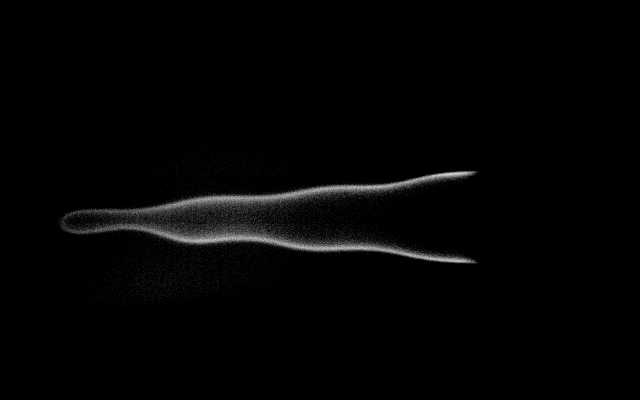
#> input picture bunsen/VOL3_300Hz/input.d/pinchOff-100.png, 1280 x 800 px, given in place of pinchOff-0.png, which was not available (shown at 1/2 size)
$ jupyter execute --allow-errors flame_detection.ipynb   (shell and % lines are left out)   (text cells are left out)
#> lines starting #> are read from the running program, lines starting #| are printed output that depends on the picture; after the words box and inside, x2 and y2 are one past the last pixel; in counts of white or black regions, pixels touching at a corner belong together; pictures that were not available may be replaced by others from this repository, and a replacement may not be noted
[cell 1]
import matplotlib
matplotlib.rcParams['figure.figsize'] = (8,8)

[cell 2]
import imageio
import numpy as np
import matplotlib.pyplot as plt

np_map = imageio.imread("input.d/pinchOff-0.png").T[::-1, ::-1]
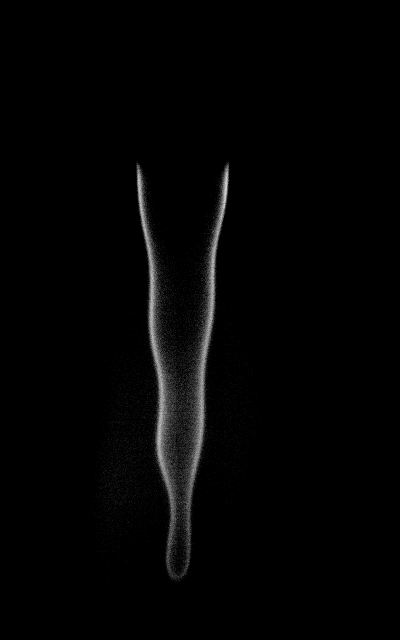
#> np_map: shape (1280, 800) (shown at 1/2 size); min 0, max 39, mean 0.6; drawn with min black and max white
height, width = np_map.shape
#> height = 1280; width = 800
print(height, width)
#| 1280 800

plt.figure(1)
plt.contourf(np_map)
plt.colorbar()
plt.show()
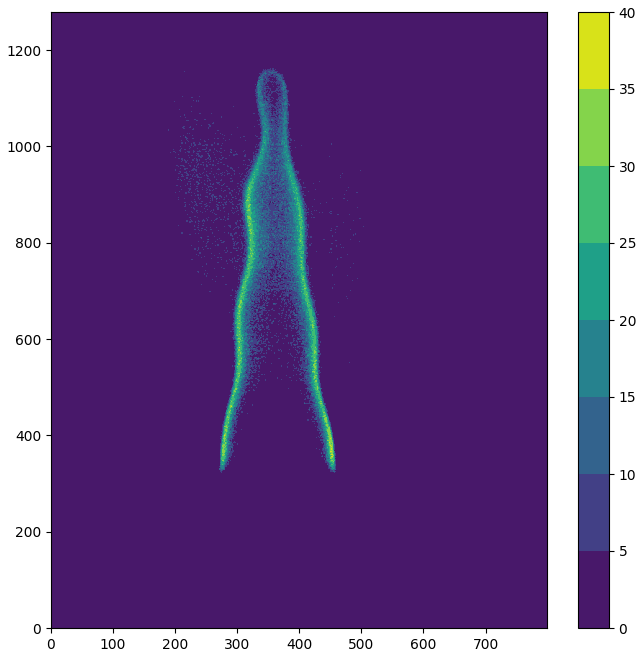
#> figure drawn by matplotlib, 2 panels

[cell 3]
def threshold(np_map, THRESH=55):
#> called with THRESH = 55
    res = np.copy(np_map)
    res[np_map <= THRESH] = False
#> res: shape (1280, 800); 6.15% of pixels changed, all inside (x1, y1, x2, y2) = (175, 306, 531, 1220)
    res[np_map > THRESH] = True
    return res

np_map1 = threshold(np_map)
plt.figure(2)
plt.contourf(np_map1[200:1280, 200:500])
plt.colorbar()
plt.show()
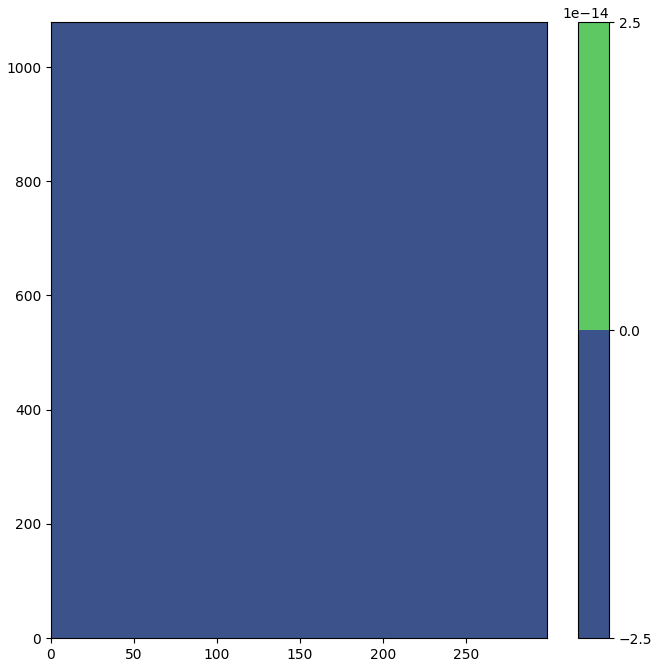
#> figure drawn by matplotlib, 2 panels

[cell 4]
i_list = []
j_list = []
for i in range(0,1200,1):
    for j in range(0,800,1):
        if np_map1[i][j] == True:
            i_list.append(i)
            j_list.append(j)

print("Num data points (both halves): {}".format(len(i_list)))


x = [i for i in range(250, 500, 1)]
y = [i for i in range(300, 1280, 1)]

plt.contourf(x,y,np_map[300:1280,250:500])
plt.scatter(j_list, i_list, edgecolor= 'r', facecolor = 'None')
#plt.colorbar()
plt.show()
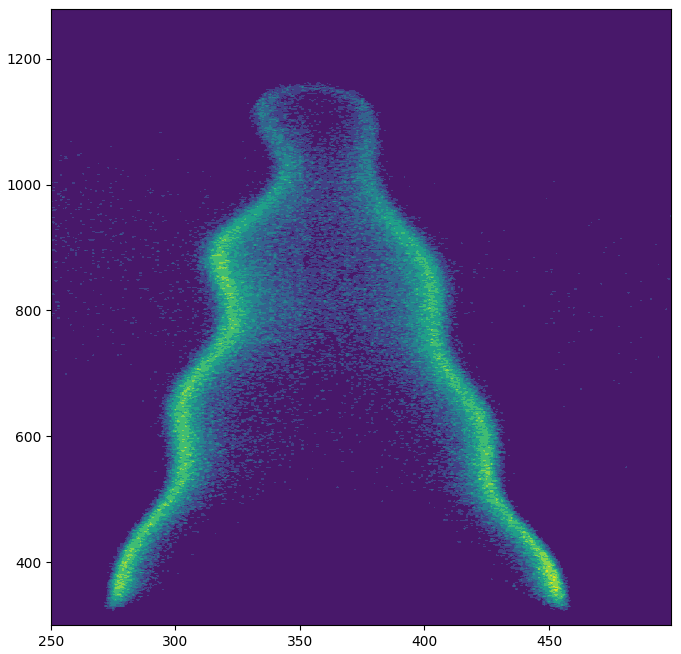
#> figure drawn by matplotlib, 1 panel

[cell 5]
CENTER = 355

i_thin_list = []
j_thin_list = []
for i in range(len(i_list)):
    if i_list[i] not in i_thin_list and j_list[i] <= CENTER:
        i_thin_list.append(i_list[i])
        j_thin_list.append(j_list[i])

print("Num data points: {}".format(len(i_thin_list)))


plt.contourf(x,y,np_map[300:1280,250:500])
plt.scatter(j_thin_list, i_thin_list, edgecolor= 'r', facecolor = 'None')
#plt.colorbar()
plt.show()

[cell 6]
def thin_thresh(np_map, CENTER):
#> called with CENTER = 355
    np_map1 = threshold(np_map)
    i_list = []
    j_list = []
    for i in range(0,1200,1):
        for j in range(0,800,1):
            if np_map1[i][j] == True:
                i_list.append(i)
                j_list.append(j)

    #print("Num data points (both halves): {}".format(len(i_list)))

    i_thin_list = []
    j_thin_list = []
    for i in range(len(i_list)):
        if i_list[i] not in i_thin_list and j_list[i] <= CENTER:
            i_thin_list.append(i_list[i])
            j_thin_list.append(j_list[i])

    #print("Num thinned data points: {}".format(len(i_thin_list)))

    return i_thin_list, j_thin_list

CENTER = 355
i_thin_list, j_thin_list = thin_thresh(np_map, CENTER)
#> i_thin_list = []; j_thin_list = []
plt.contourf(x,y,np_map[300:1280,250:500])
plt.scatter(j_thin_list, i_thin_list, edgecolor= 'r', facecolor = 'None')
#plt.colorbar()
plt.show()
